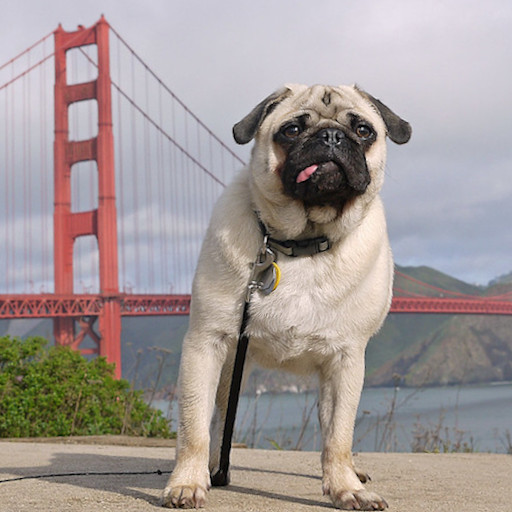
#> input picture spline_registration/databases/ca/dog_input.jpg, 512 x 512 px, found by its file name
$ python proves_imatge_ca.py   (older library calls are emulated)
#> lines starting #> are read from the running program, lines starting #| are printed output that depends on the picture
### spline_registration/utils.py
import datetime
import os
import numpy as np
from skimage.transform import rescale
import matplotlib.pyplot as plt
import pylab as pl


# [5 lines left out: function base_path, not called in this run]


'''
base_path ens dóna el path del directori
'''


def get_databases_path():
    return base_path('databases')


# [19 lines left out: functions create_results_dir, visualize_side_by_side, not called in this run]


'''
aquesta funció ens permet visualitzar 2 imatges una devora l'altre.
ens diu que farem una fila i dues columnes
a la primera columna colocarem image_left
a la segona columna colocarem image_right
a més si especificam un title el posarà
'''


def imatge_vec(imatge, n):
    dimensio = imatge.shape[0] * imatge.shape[1]
    imgvec = imatge.ravel()
    imgcol = imgvec.reshape(dimensio, n)
    return imgcol


'''
aquesta funció bàsicament el que fa es convertir una imatge en un vector.
és a dir si tenim qualcom de l'estil:

|1|2|3|
|4|5|6|

ho convertirem amb: |1|2|3|4|5|6|

la n és perquè a cops a dins cada element de la matriu no tendrem un únic color sinó que en tendrem 3 rgb.
per tan al cas anteior seria n=1
però pràcticament sempre serà n=3. (n és el nombre d'elements que hi ha a cada element de l'array)
És a dir estarem en la següent situació:

|(10,2,3) |  (8,4,2) |
|(0,3,63) | (24,1,90)|

->|10|2|3|8|4|2|0|3|63|24|1|90|

->
|(10,2,3) |
| (8,4,2) |
|(0,3,63) |
|(24,1,90)|

'''


# [10 lines left out: function descomposar, not called in this run]


'''
la funció descomposar el que fa és agrupar els valors dels nombres en n classes (la de 0 fins la de n-1)
el primer que feim és convertir la imatge per tal que el rang dels valors sigui del 0 a l'1.
un pic fet això a cada valor li associam el residu de fer la divisio entera entre 1/n.

un pic fet això el que volem es que cada valor enlloc de tenir tres nombres el de R, el de G i B tenir un sol
nombre que l'identifiqui de manera única amb aquest.

per fer aquesta operació més fàcil el que feim es convertir la imatge en una altre que té tres columnes(R,G,B)
amb la funció imatge_vec. És a dir, a imgcol tenim la imatge original però en forma de vector, és a dir, els elements
de la primera fila un davall l'altre, després el mateix amb la segona i així fins la darrera.
Cada element de imgcol són els 3 valors rgb.

per tant ara com volem convertir-ho en un únic valor feim R*n + G +B*n^2.
'''


# [9 lines left out: function coordenades_originals, not called in this run]


'''
x és un array de la forma [0,..., nombre de files de la imatge]
y és un array de la forma [0,..., nombre de columnes de la imatge]

feim una malla que tegui les files de x i les columnes de y.
Guard les coordenades x de la malla a Coord_originals_x i les coordenades y a Coordenades_originals_y
Així tendrem les coordenades originals de la imatge.
'''


def color_a_grisos(imatge):
    return 0.2125 * imatge[:, :, 0] + 0.7154 * imatge[:, :, 1] + 0.0721 * imatge[:, :, 2]


'''
és una forma de passa d'una imatge RGB a una imatge en escala de grisos
'''


# [5 lines left out: function rescalar_imatge, not called in this run]


'''
donada la mida de la malla amb la que feim feina (si tenc una malla 3 per 3 mida malla = [2,2])
i el nombre de pixels que volem tenir entre dos de punts de la malla calculam el factor d'escala i
tornam la imatge reescalada que tendrà la dimensió determinada a resolucio ideal.
'''


# AMPLIAR LA MALLA
# [34 lines left out: function ampliacio_malla, not called in this run]


'''
ampliacio malla ens permet passar d'una malla petita a una de més gran afegint una fila entre dues de conegudes
i el mateix amb les columnes interpolant els valors d'aquestes noves entrades a partir dels valors coneguts.
'''


# [9 lines left out: function visualitza_malla, not called in this run]

### spline_registration/proves/proves_imatge_ca.py
import numpy as np
from skimage.io import imread
from time import time


imatge_input = imread('/Users/mariamagdalenapolpujadas/Desktop/universitat/tfg/GITHUB/spline_registration/proves/dog_input.jpg')
#> imatge_input is the input picture: shape (512, 512, 3); mean R, G, B 162.4, 152.5, 150.5
imatge_reference = imread('/Users/mariamagdalenapolpujadas/Desktop/universitat/tfg/GITHUB/spline_registration/proves/dog_reference.jpg')
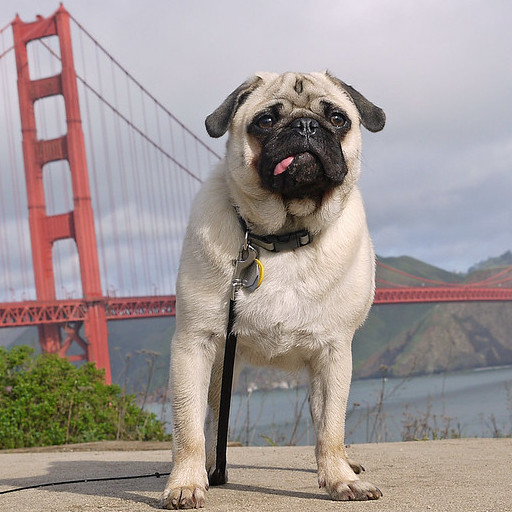
#> input picture spline_registration/databases/ca/dog_reference.jpg, 512 x 512 px, found by its file name
#> imatge_reference is the input picture: shape (512, 512, 3); mean R, G, B 161, 150.7, 148.6

nx, ny = (20,20)
malla = np.mgrid[0:imatge_input.shape[0]:round(imatge_input.shape[0]/nx), 0:imatge_input.shape[1]:round(imatge_input.shape[1]/ny)]

coordenadesx = np.arange(0,imatge_input.shape[0],round(imatge_input.shape[0]/nx))
#> coordenadesx = 20 values from 0 to 494
coordenadesy = np.arange(0,imatge_input.shape[1],round(imatge_input.shape[1]/ny))
#> coordenadesy = 20 values from 0 to 494
delta = [coordenadesx[1],coordenadesy[1]]
#> delta = [26, 26]
malla_x = malla[0]#inicialitzam a on van les coordenades x a la imatge_reference
malla_y = malla[1]#inicialitzam a on van les coordenades y a la imatge_reference

'''
Alternativa per trobar A2:
A2x=malla_x.ravel()
A2y=malla_y.ravel()
A2=np.concatenate((A2x,A2y ), axis=0) #array_like with shape (n,) on n= nx*ny*2
print('a A2 tenim a les primeres nx*ny columnes les coordenades x de la malla i a les segones les coordenades y. Fent referencia a coordenades de la imatge reference \n')
'''
A2 = malla.flatten()
#a A2 tenim a les primeres nx*ny columnes les coordenades x de la malla i a les segones les coordenades y.

#com inicialitzam A2 per a que sigui la identitat tenim: A=A2 són les posicións de la malla a la imatge input també.
A = np.copy(A2)
print('com inicialitzam A2 per a que sigui la identitat tenim: A=A2 són les posicións de la malla a la imatge input també.')

def colors_transform(reference_image,A):

    '''
    #si li introduim A com un array_like with shape (n,) on n= nx*ny*2.
    #ara A es és una matriu de dimensió (2, nx*ny)
    # A[0] conté les coordenades x, A[1] conté les coordenades y.
    '''
    if A.shape == (2*nx*ny,):#per quan ficam la malla A2
        A = np.array([A[0:(nx * ny)], A[nx * ny:(2 * nx * ny)]])
        '''
        #si li introduim A com un array_like with shape (n,) on n= nx*ny*2.
        #ara A es és una matriu de dimensió (2, nx*ny)
        # A[0] conté les coordenades x, A[1] conté les coordenades y.
        '''
    A = np.maximum(A, 0)

    A[0] = np.minimum(A[0], reference_image.shape[0] - 1)
    A[1] = np.minimum(A[1], reference_image.shape[1] - 1)


    X = A[0]
#> X = 400 values from 0 to 494
    Y = A[1]
    Ux = np.floor(X).astype(int)
#> Ux = 400 values from 0 to 494
    Vy = np.floor(Y).astype(int)

    a = X-Ux
#> a = 400 values from 0 to 0
    b = Y-Vy

    #si a és 0 no hauriem de tenir en compte Ux+1 tan sols Ux i si b es 0 no he m de tenir en compte Vy+1 tan sols Vy
    M = np.array([reference_image[Ux, Vy][:, 0],reference_image[Ux, Vy][:, 1],reference_image[Ux, Vy][:, 2]])
    B = np.array([reference_image[Ux + 1, Vy][:,0],reference_image[Ux + 1, Vy][:,1],reference_image[Ux + 1, Vy][:,2]])
    C = np.array([reference_image[Ux, Vy + 1][:,0],reference_image[Ux, Vy + 1][:,1],reference_image[Ux, Vy + 1][:,2]])
    D = np.array([reference_image[Ux+1, Vy+1][:,0],reference_image[Ux+1, Vy+1][:,1],reference_image[Ux+1, Vy+1][:,2]])


    color = (a-1)*(b-1)*M + a*(1-b)*B + (1-a)*b*C + a*b*D

    return color


'''
TAMBÉ FUNCIONA PERÒ ÉS MÉS COMPLICAT PER TANT HEM QUED AMB LA VERSIO SIMPLE
def colors_transform(reference_image, A):

   # A
    #la transformació m'hauria de donar les coordenades d'on se suposa que ve cada pixel de la imatge corregistrada.
    #Aquestes coordenades poden ser decimals i per això el valor del color depèn del color dels 4 pixels més propers.
    #A encara és una matriu

    #Abans de res feim uns quantes adaptacions inicials a A.
    #-No hi ha coordenades negatives per tant qualsevol element negatiu el passam a nes 0.
    #-La coordenada x no pot ser major que les files de la imatge de referència.
    #-La coordenada y no pot ser major que les columnnes de la imatge de referència.

    A= np.array([A[0:(nx*ny)],A[nx*ny:(2*nx*ny)]])
    #si li introduim A com un array_like with shape (n,) on n= nx*ny*2 feim aquest canvi per emprar el mateix codi.
    #ara A es és una matriu de dimensió (2, nx*ny)
    # A[0] conté les coordenades x, A[1] conté les coordenades y.

    A = np.maximum(A, 0)
    A[0] = np.minimum(A[0], reference_image.shape[0] - 1)
    A[1] = np.minimum(A[1], reference_image.shape[1] - 1)

    columna1 = A[0]
    columna2 = A[1]

    #A11 A12
    #A21 A22

    #per tant:
     #A11: és la x floor i la y ceil      A12: és la x i la y ceil
     #A21: és la x i la y floor           A22: és la x ceil i la y floor


    A11 = np.ones(A.shape)
    A11[0] = np.floor(columna1)
    A11[1] = np.ceil(columna2)

    A12 = np.ceil(A)

    A21 = np.floor(A)

    A22 = np.ones(A.shape)
    A22[0] = np.ceil(columna1)
    A22[1] = np.floor(columna2)

    #f11,f12,f21 i f22 són els coeficients per la interpolació bilineal.
    #és a dir color(x,y) = color(A21(x,y))*f21(x,y) + color(A22(x,y))*f22(x,y) + color(A11(x,y))*f11(x,y) + color(A12(x,y))*f12(x,y)

    #així inicialment les possam tots 0 i les anam canviant segons si com sigui (x,y).

    # A es (2,400,1)
    f11 = np.zeros(A.shape[1])  # només necessitam un nombre per posició
    f12 = np.zeros(A.shape[1])
    f21 = np.zeros(A.shape[1])
    f22 = np.zeros(A.shape[1])

    #denx,deny,num21x,num21y,num11y,num22x ens serviràn per escriuré més fàcilment qui són f11,f12,f21 i f22 en cada cas

    denx = (A12[0] - A21[0])
    deny = (A12[1] - A21[1])

    num21x = A12[0] - A[0]
    num21y = A12[1] - A[1]
    num11y = A21[1] - A[1]
    num22x = A21[0] - A[0]


    #inicialment totes són 0 i segons quina situació estam ho anirem canviant.

    #Si la coordenada (x,y) ja eren els dos nombres enters llavors ens trobam al cas (x,y) = (np.ceil(x), np.ceil(y))
    #i per tant si volem trobar els pixels que satisfan aquesta condició el que volem és trobar aquelles posicions tals que
    #A==A21. Això es equivalent als llocs on denx + deny == 0).

    #El cas en què amdbues coordenades són decimals és equivalent a dir denx+deny==2.
    #per tant en aquesta situació hem de canviar tots els valors.

    #Cas x decimal i y entera equival a deny=0 i denx=1. Per tant en aquest cas els afectats són:  deny - denx = -1
    #Cas x enter i y decimal equival a deny=1 i denx=0. Per tant equival a: deny - denx = 1

    f21[np.where(denx + deny == 0)] = 1

    den = np.where(denx + deny == 2, denx * deny, 1)  # per evitar problemes interns dividint entre 0

    f21[np.where(denx + deny == 2)] = ((num21x * num21y) / den)[np.where(denx + deny == 2)]
    f22[np.where(denx + deny == 2)] = ((num22x * num21y) / -den)[np.where(denx + deny == 2)]
    f11[np.where(denx + deny == 2)] = ((num21x * num11y) / -den)[np.where(denx + deny == 2)]
    f12[np.where(denx + deny == 2)] = ((num22x * num11y) / den)[np.where(denx + deny == 2)]


    denxmodificat = np.where(deny - denx == -1, denx, 1)  # per evitar problemes interns dividint entre 0
    f21[np.where(deny - denx == -1)] = (num21x / denxmodificat)[np.where(deny - denx == -1)]
    f22[np.where(deny - denx == -1)] = (num22x / -denxmodificat)[np.where(deny - denx == -1)]

    denymodificat = np.where(deny - denx == 1, deny, 1)  # per evitar problemes interns dividint entre 0
    f21[np.where(deny - denx == 1)] = (num21y / denymodificat)[np.where(deny - denx == 1)]
    f11[np.where(deny - denx == 1)] = (num11y / -denymodificat)[np.where(deny - denx == 1)]

    a11 = reference_image[A11[0].astype(int), A11[1].astype(int)]
    a12 = reference_image[A12[0].astype(int), A12[1].astype(int)]
    a21 = reference_image[A21[0].astype(int), A21[1].astype(int)]
    a22 = reference_image[A22[0].astype(int), A22[1].astype(int)]

    B = (f11*[a11[:,0],a11[:,1],a11[:,2]]+
         f12*[a12[:,0],a12[:,1],a12[:,2]]+
         f21 *[a21[:,0],a21[:,1],a21[:,2]]+
         f22 * [a22[:,0],a22[:,1],a22[:,2]])
    return B

'''

imatge_malla_input=colors_transform(imatge_input, A)
imatge_malla_input=np.hsplit(imatge_malla_input, nx*ny)
#> imatge_malla_input = 400 items, first 6: [202, 200, 213], [202, 200, 213], [202, 200, 213], [201, 199, 212], [202, 200, 213], [205, 203, 216]
imatge_malla_input=np.array(imatge_malla_input)
imatge_malla_input=(imatge_malla_input.ravel()).reshape(nx,ny,3)
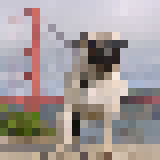
#> imatge_malla_input: shape (20, 20, 3) int64 (shown 8 times larger); mean of channels 0, 1, 2 163.5, 154.2, 153; drawn as R, G, B

def funcio_minimitzar(p):

    imatge_p = colors_transform(imatge_reference,p)
    imatge_p=np.hsplit(imatge_p, nx*ny)
    imatge_p=np.array(imatge_p)
    imatge_p=(imatge_p.ravel()).reshape(nx,ny,3)


    from spline_registration.losses import SSD,info_mutua
    return SSD(imatge_malla_input,imatge_p)
    #return -info_mutua(imatge_malla_input,imatge_p,5)

def malla_optima(p):
    malla_x = p[0:nx*ny].reshape(nx,ny)
    malla_y = p[nx*ny:2*nx*ny].reshape(nx,ny)

    return (malla_x,malla_y)

from scipy.optimize import least_squares
# [6 lines of commented-out code are left out]
def posicio(x,y,malla_x,malla_y):


    s = x / delta[0] - np.floor(x / delta[0]) #val 0 quan la x està a coordenadesx
    t = y / delta[1] - np.floor(y / delta[1]) #val 0 quan la y està a coordenadesy
    i = np.floor(x / delta[0]).astype(int) #index de la posició més pròxima per davall de la coordenada x a la malla
    j = np.floor(y / delta[1]).astype(int) #index de la posició més pròxima per davall de la coordenada y a la malla

    '''
    AIXÒ ESTÀ MALAMENT
    xpost = coordenadesx[i + 1]
    xant = coordenadesx[i]
    ypost = coordenadesy[j + 1]
    yant = coordenadesy[j]
    if s!=0:
        posiciox= malla_x[i,j]*(xpost-x)/(xpost-xant) + malla_x[i+1,j+1]*(x-xant)/(xpost-xant)
    if t!=0:
        posicioy = malla_y[i,j] * (ypost - y) / (ypost - yant) + malla_y[i+1,j + 1] * (y - yant) / (ypost - yant)

    if s==0 :
        posiciox = malla_x[i,j]
    if t==0:
        posicioy = malla_y[i,j]

    return [posiciox,posicioy]
    '''
    A = np.array([malla_x[i, j], malla_y[i, j]])
    B = np.array([malla_x[i+1, j], malla_y[i+1, j]])
    C = np.array([malla_x[i, j+1], malla_y[i, j+1]])
    D = np.array([malla_x[i+1, j+1],malla_y[i+1,j+1]])
    interpolacio = (s-1)*(t-1)*A + s*(1-t)*B + (1-s)*t*C + s*t*D

    return interpolacio

'''
imatge_transformada = np.zeros((imatge_reference.shape[0],imatge_reference.shape[1],2))
for x in range(0, coordenadesx[(nx - 1)]):
    for y in range(0, coordenadesy[(ny - 1)]):
        imatge_transformada[x, y] = posicio(x, y)

'''


#1 de juliol

from spline_registration.utils import imatge_vec
I = imatge_vec(imatge_input[0:coordenadesx[(nx - 1)],0:coordenadesx[(ny - 1)]],3)
'''
Això és molt més lento millor emprar mgrid
T = np.zeros((I.shape[0],2))
i=0
tempsbucle=time()
for x in range(0,coordenadesx[(nx - 1)]):
    for y in range(0,coordenadesy[(ny - 1)]):
        T[i]=posicio(x,y)
        i=i+1
tempsfibucle=time()
'''


tempsgrid = time()
C = np.mgrid[0:coordenadesx[(nx - 1)], 0:coordenadesy[(ny - 1)]]
Cx = C[0].ravel()
Cy = C[1].ravel()
P=posicio(Cx,Cy,malla_x,malla_y)
#si vull la posició corresponent a I[j] hem de posar P[:,j]

tempsfigrid = time()

R=colors_transform(imatge_reference,P)
R=np.hsplit(R, coordenadesx[(nx - 1)]*coordenadesy[(ny - 1)])
#> R = 244036 items
R=np.array(R)
R=(R.ravel()).reshape(coordenadesx[(nx - 1)]*coordenadesy[(ny - 1)],3)
'''
R[:,1]== imatge_reference[P[:,1]] si tot son enters
R[:,1].astype(int)==imatge_reference[(P[:,1][0]).astype(int),(P[:,1][1]).astype(int)]
'''


def funcio_min(p):
    malla_x = p[0:nx*ny].reshape(nx,ny)
    malla_y = p[nx*ny:2*nx*ny].reshape(nx,ny)

    from spline_registration.utils import imatge_vec
    I = imatge_vec(imatge_input[0:coordenadesx[(nx - 1)], 0:coordenadesx[(ny - 1)]], 3)
    C = np.mgrid[0:coordenadesx[(nx - 1)], 0:coordenadesy[(ny - 1)]]
    Cx = C[0].ravel()
    Cy = C[1].ravel()
    P = posicio(Cx, Cy,malla_x,malla_y)
    R = colors_transform(imatge_reference, P)
    R = np.hsplit(R, coordenadesx[(nx - 1)] * coordenadesy[(ny - 1)])
#> R = 244036 items
    R = np.array(R)
    R = (R.ravel()).reshape(coordenadesx[(nx - 1)] * coordenadesy[(ny - 1)], 3)

    dif = np.sum(np.abs(I-R), 1)

    #dif = np.sum(I-R, 1)
    #dif_abs = np.abs(dif)
    return dif.flatten()

resultat = least_squares(funcio_min, A2, method='lm')
#> in funcio_min (call 2), `malla_x = p[0:nx*ny].reshape(nx,ny)`:
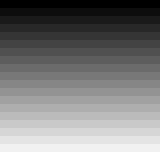
#> malla_x: shape (20, 20) float64 (shown 8 times larger); min 0, max 494, mean 247; drawn with min black and max white
#> in funcio_min (call 2), `malla_y = p[nx*ny:2*nx*ny].reshape(nx,ny)`:
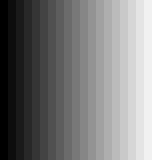
#> malla_y: shape (20, 20) float64 (shown 8 times larger); min 0, max 494, mean 247; drawn with min black and max white
#> (the run stopped early here; a loop or call above may not have finished)
